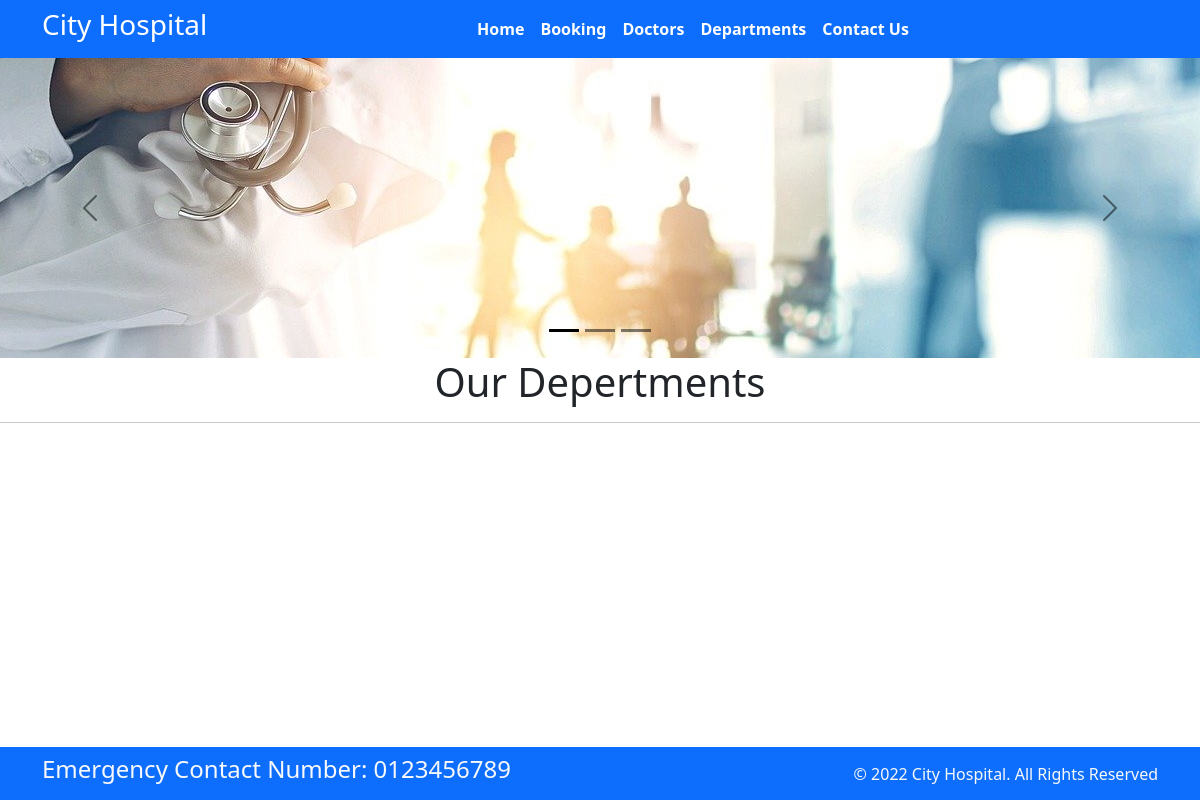
/departments/, run on an earlier commit of the app's database.
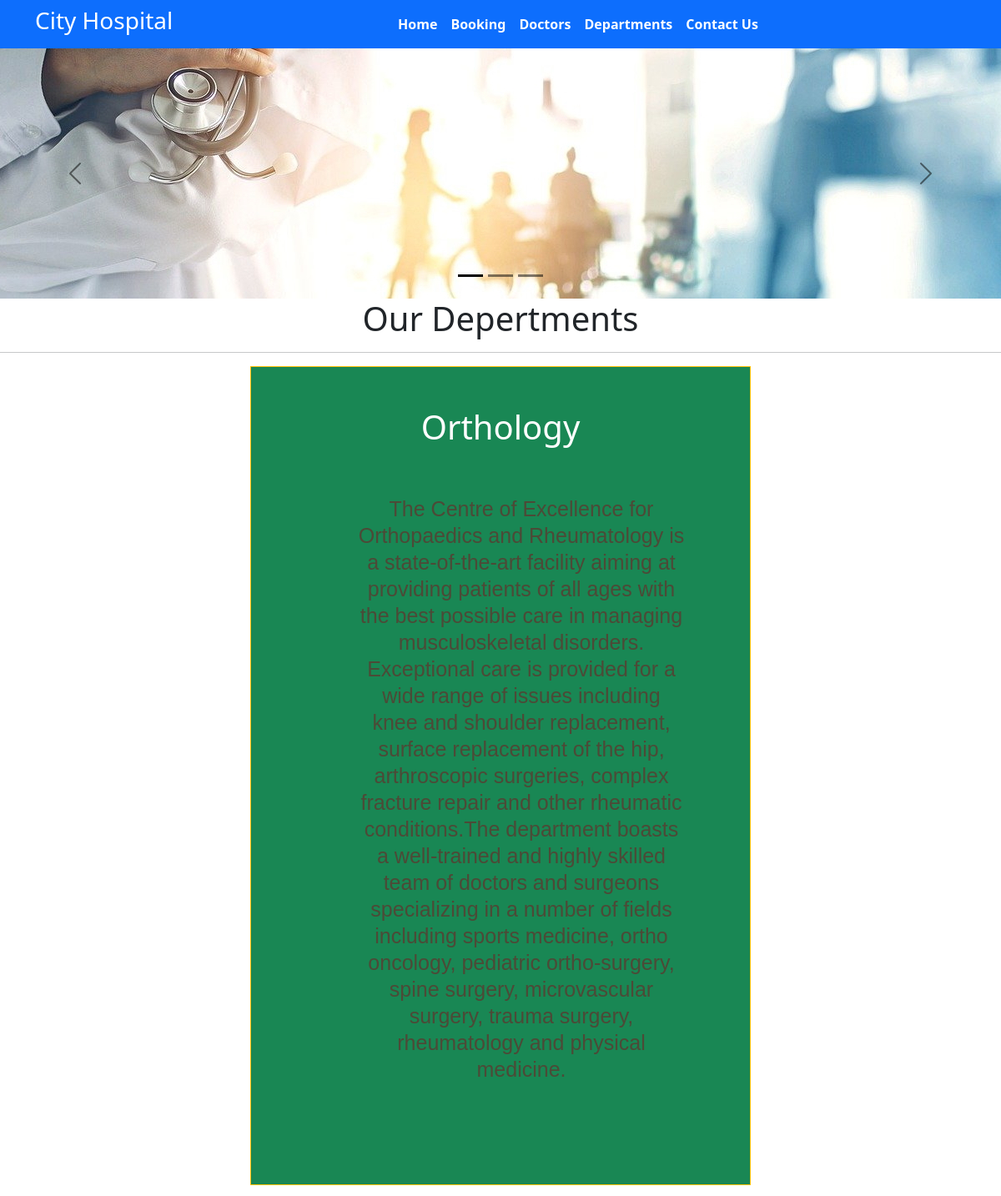
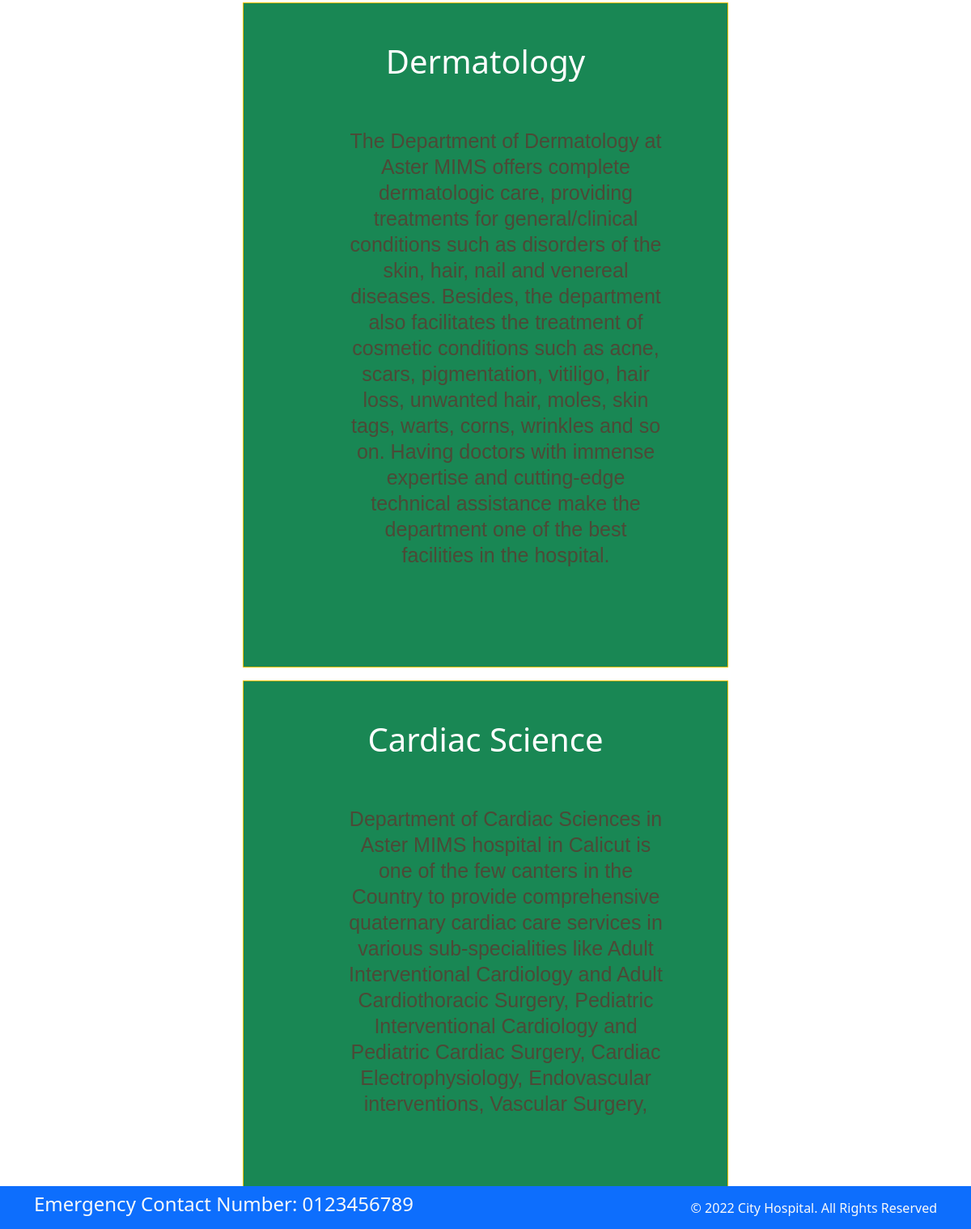
And on a later commit of the database (2 pictures, top to bottom).
### home/models.py (models this page shows, shortened)
class Departments(models.Model):
    dep_name = models.CharField(max_length=100)
    dep_description = models.TextField()

### home/views.py (the view)
# urls.py: path('departments/', views.departments, name='departments'),
def departments(request):
    dict_dept={
        'dept':Departments.objects.all()
    }
    return render(request, 'departments.html', dict_dept)

### templates/departments.html (shortened to what this page needs)
{% extends 'base.html' %}
{% block content%}
<h1 class="text-center">Our Depertments</h1>
<hr>
{% for d in dept%}
<div class="mx-auto w-50 bg-success text-center text-white p-5 my-3 border border-warning round">
<h1>{{d.dep_name}}</h1>
<p>{{d.dep_description}}</p>
</div>
{% endfor %}
{% endblock %}

### templates/base.html (shortened to what this page needs)
{% load static %}
<!DOCTYPE html>
<html>
  <head>
    <link rel="stylesheet"
      href=" https://cdn.jsdelivr.net/npm/bootstrap@5.1.3/dist/css/bootstrap.min.css ">
    <link rel="stylesheet"
      href="https://use.fontawesome.com/releases/v5.2.0/css/all.css">
    <link rel="stylesheet"
      href="{% static '/css/style.css' %}">
  </head>
  <body>
    <nav class="navbar bg-primary navbar-expand-md ">
      <div class="container">
        <div class="col-2 text-left pl-md-0">
          <h3 class="text-white"> City Hospital </h3>
        </div>
        <div
          class="collapse navbar-collapse justify-content-center col-md-8 navbar-collapse-3">
          <ul class="navbar-nav justify-content-center  fw-bold">
            <li class="nav-item active">
              <a class="nav-link text-white" href="{% url 'index' %}">Home </a>
            </li>
            <li class="nav-item">
              <a class="nav-link text-white" href="{% url 'booking' %}">Booking</a>
            </li>
            <li class="nav-item">
              <a class="nav-link text-white" href="{% url 'doctors' %}">Doctors</a>
            </li>
			 <li class="nav-item">
              <a class="nav-link text-white" href="{% url 'departments' %}">Departments</a>
            </li>
            <li class="nav-item">
              <a class="nav-link text-white" href="{% url 'contact' %}">Contact Us</a>
            </li>
          </ul>
        </div>
      </div>
    </nav>
    <div id="carouselExampleDark" class="carousel carousel-dark slide" data-bs-ride="carousel">
      <div class="carousel-indicators">
        <button type="button" data-bs-target="#carouselExampleDark" data-bs-slide-to="0" class="active" aria-current="true" aria-label="Slide 1"></button>
        <button type="button" data-bs-target="#carouselExampleDark" data-bs-slide-to="1" aria-label="Slide 2"></button>
        <button type="button" data-bs-target="#carouselExampleDark" data-bs-slide-to="2" aria-label="Slide 3"></button>
      </div>
      <div class="carousel-inner">
        <div class="carousel-item active" data-bs-interval="10000">
          <img src="{% static '/images/car1.jpeg'%}" class="d-block w-100" alt="...">
        </div>
      </div>
      <button class="carousel-control-prev" type="button" data-bs-target="#carouselExampleDark" data-bs-slide="prev">
        <span class="carousel-control-prev-icon" aria-hidden="true"></span>
      </button>
      <button class="carousel-control-next" type="button" data-bs-target="#carouselExampleDark" data-bs-slide="next">
        <span class="carousel-control-next-icon" aria-hidden="true"></span>
      </button>
    </div>
{% block content %}
{% endblock %}
    <section class="fixed-bottom">
      <footer class="pt-2 pb-2  bg-primary text-light">
        <div class="container">
          <div class="row align-items-center">
            <div class="col-12 col-md-8">
              <h4>Emergency Contact Number: 0123456789</h4>
            </div>
            <div class="col-12 col-md-4 mt-4 mt-md-0 text-center text-md-end">
              © 2022 City Hospital. All Rights Reserved
            </div>
          </div>
        </div>
      </footer>
    </section>
  </body>
</html>

### static/css/style.css (style rules this page uses)
p { color: #4c4a37; font-family: 'Source Sans Pro', sans-serif; font-size: 25px; line-height: 32px; margin: 0 0 24px; text-align: center; padding-top: 50px; padding-right: 30px; padding-bottom: 50px; padding-left: 80px; }

What changed in the data, as far as the page shows it:
added Departments: dep_name "Orthology", dep_description "The Centre of Excellence for Orthopaedics and Rheumatology is a state-of-the-art facility aiming at providing patients of all ages with the best possible care in managing musculoskeletal disorders. Exceptional care is provided for a wide range of issues including knee and shoulder replacement, surface replacement of the hip, arthroscopic surgeries, complex fracture repair and other rheumatic conditions.The department boasts a well-trained and highly skilled team of doctors and surgeons specializing in a number of fields including sports medicine, ortho oncology, pediatric ortho-surgery, spine surgery, microvascular surgery, trauma surgery, rheumatology and physical medicine."
added Departments: dep_name "Dermatology", dep_description "The Department of Dermatology at Aster MIMS offers complete dermatologic care, providing treatments for general/clinical conditions such as disorders of the skin, hair, nail and venereal diseases. Besides, the department also facilitates the treatment of cosmetic conditions such as acne, scars, pigmentation, vitiligo, hair loss, unwanted hair, moles, skin tags, warts, corns, wrinkles and so on. Having doctors with immense expertise and cutting-edge technical assistance make the department one of the best facilities in the hospital."
added Departments: dep_name "Cardiac Science", dep_description "Department of Cardiac Sciences in Aster MIMS hospital in Calicut is one of the few canters in the Country to provide comprehensive quaternary cardiac care services in various sub-specialities like Adult Interventional Cardiology and Adult Cardiothoracic Surgery, Pediatric Interventional Cardiology and Pediatric Cardiac Surgery, Cardiac Electrophysiology, Endovascular interventions, Vascular Surgery,"
